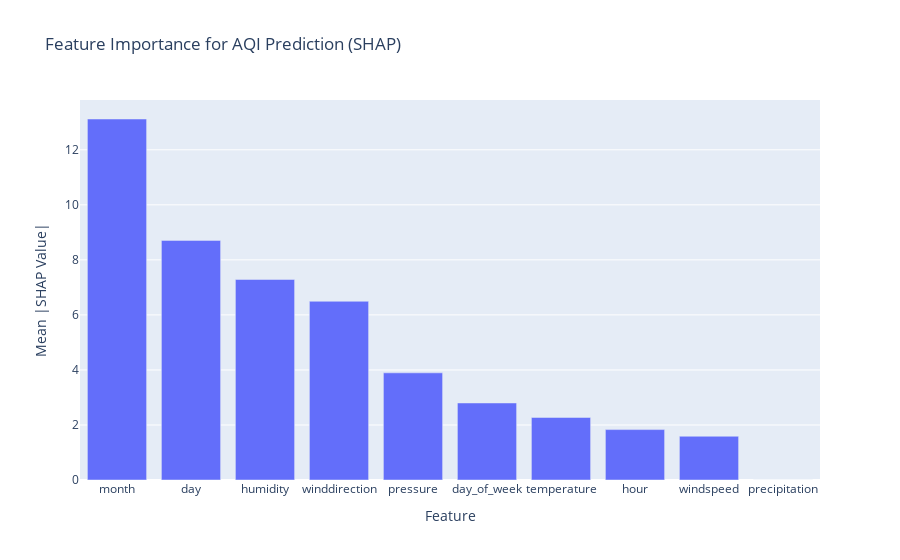

This figure's notebook cell:
### Code cell
# 🌫️ explain_model.py
# ---------------------------------------------------
# SHAP-based Feature Importance for AQI Model
# ---------------------------------------------------

# 1️⃣ Imports
import pandas as pd
import numpy as np
import shap
import matplotlib.pyplot as plt
import plotly.express as px
from pymongo import MongoClient
from dotenv import load_dotenv
import os
import pickle

# ---------------------------------------------------
# 2️⃣ Load MongoDB Connection
# ---------------------------------------------------
load_dotenv()
MONGO_URI = os.getenv("MONGO_URI")

if not MONGO_URI:
    raise Exception("MONGO_URI not found in .env file")

client = MongoClient(MONGO_URI)
db = client["aqi_database"]

data_col = db["training_features"]
model_col = db["model_registry"]

# ---------------------------------------------------
# 3️⃣ Load Training Data
# ---------------------------------------------------
df = pd.DataFrame(list(data_col.find({}, {"_id": 0})))

if df.empty:
    raise Exception("No training data found in MongoDB")

print("Training data shape:", df.shape)

# ---------------------------------------------------
# 4️⃣ Load Best Model
# ---------------------------------------------------
model_entry = model_col.find_one(sort=[("created_at", -1)])

if not model_entry:
    raise Exception("No trained model found in registry")

best_model = pickle.loads(model_entry["model_binary"])

print("Loaded model:", model_entry["model_name"])

# ---------------------------------------------------
# 5️⃣ Align Features EXACTLY With Training
# ---------------------------------------------------

if not hasattr(best_model, "feature_names_in_"):
    raise Exception("Model does not contain feature names. Retrain using DataFrame.")

# Extract exact features used in training
model_features = list(best_model.feature_names_in_)
print("Model expects features:", model_features)

# Ensure all expected features exist in dataset
missing_cols = [col for col in model_features if col not in df.columns]
if missing_cols:
    raise Exception(f"Missing columns in dataset: {missing_cols}")

# Create feature matrix in correct order
X = df[model_features].copy()

print("Feature matrix shape:", X.shape)

# ---------------------------------------------------
# 6️⃣ Initialize SHAP Explainer (Tree Optimized)
# ---------------------------------------------------

explainer = shap.TreeExplainer(best_model)

# Disable strict additivity check (safe for tree models)
shap_values = explainer.shap_values(X, check_additivity=False)

print("SHAP values shape:", np.array(shap_values).shape)

# ---------------------------------------------------
# 7️⃣ SHAP Summary Plot (Beeswarm)
# ---------------------------------------------------
plt.figure()
shap.summary_plot(shap_values, X, max_display=15, show=False)
plt.title("SHAP Summary Plot - AQI Model")
plt.tight_layout()
plt.show()

# ---------------------------------------------------
# 8️⃣ SHAP Bar Plot (Global Importance)
# ---------------------------------------------------
plt.figure()
shap.summary_plot(shap_values, X, plot_type="bar", max_display=15, show=False)
plt.title("SHAP Feature Importance (Bar)")
plt.tight_layout()
plt.show()

# ---------------------------------------------------
# 9️⃣ Compute Mean Absolute SHAP Importance
# ---------------------------------------------------
feature_importance = pd.DataFrame({
    "feature": model_features,
    "importance": np.abs(shap_values).mean(axis=0)
}).sort_values(by="importance", ascending=False)

print("\nTop Important Features:\n")
print(feature_importance)

# ---------------------------------------------------
# 🔟 Plotly Interactive Importance Chart
# ---------------------------------------------------
fig = px.bar(
    feature_importance,
    x="feature",
    y="importance",
    title="Feature Importance for AQI Prediction (SHAP)",
    labels={
        "importance": "Mean |SHAP Value|",
        "feature": "Feature"
    }
)

fig.show()

# ---------------------------------------------------
# 1️⃣1️⃣ Force Plot for First Observation
# ---------------------------------------------------
shap.initjs()

sample_index = 0

force_plot = shap.force_plot(
    explainer.expected_value,
    shap_values[sample_index],
    X.iloc[sample_index]
)

# Save force plot as HTML
shap.save_html("shap_force_plot.html", force_plot)

interaction_values = explainer.shap_interaction_values(X)
np.abs(shap_values).mean(axis=0)


print("\nForce plot saved as shap_force_plot.html")
print("Model features:", best_model.feature_names_in_)
print("SHAP X features:", X.columns.tolist())

### Figure 1 — Plotly figure (JSON) as saved in the notebook; plotly's stock layout.template omitted (floating-point values rounded to 4 significant figures)
{"data": [{"hovertemplate": "Feature=%{x}<br>Mean |SHAP Value|=%{y}<extra></extra>", "legendgroup": "", "marker": {"color": "#636efa", "pattern": {"shape": ""}}, "name": "", "orientation": "v", "showlegend": false, "textposition": "auto", "type": "bar", "x": ["month", "day", "humidity", "winddirection", "pressure", "day_of_week", "temperature", "hour", "windspeed", "precipitation"], "xaxis": "x", "y": [13.12, 8.708, 7.288, 6.496, 3.895, 2.799, 2.273, 1.832, 1.59, 0.0], "yaxis": "y"}], "layout": {"barmode": "relative", "legend": {"tracegroupgap": 0}, "title": {"text": "Feature Importance for AQI Prediction (SHAP)"}, "xaxis": {"anchor": "y", "domain": [0, 1], "title": {"text": "Feature"}}, "yaxis": {"anchor": "x", "domain": [0, 1], "title": {"text": "Mean |SHAP Value|"}}}}
